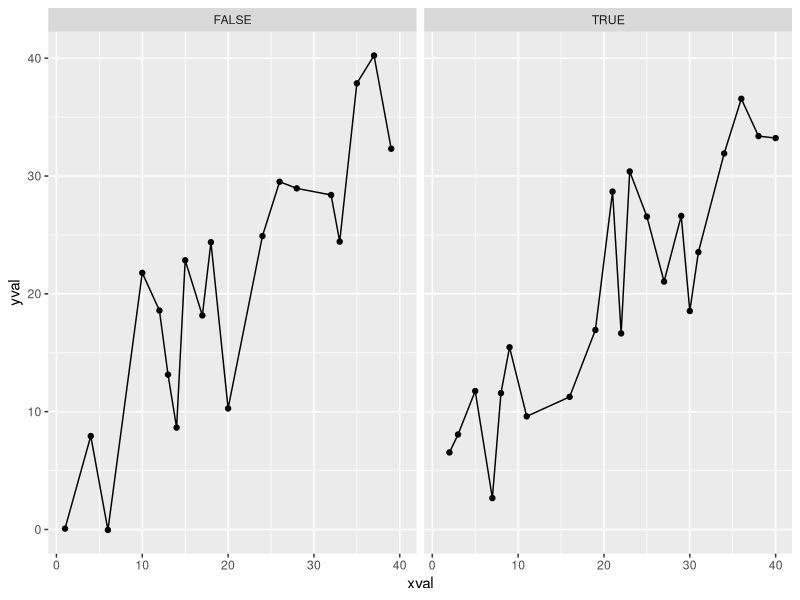
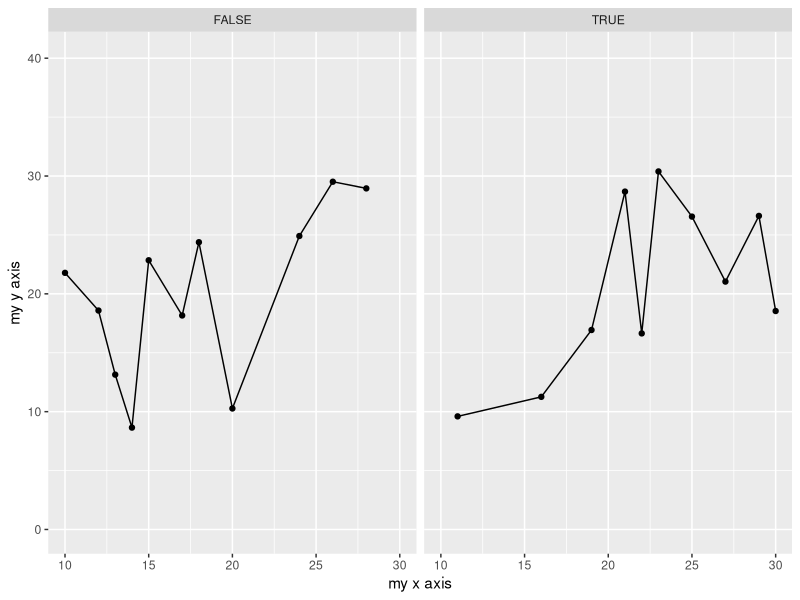
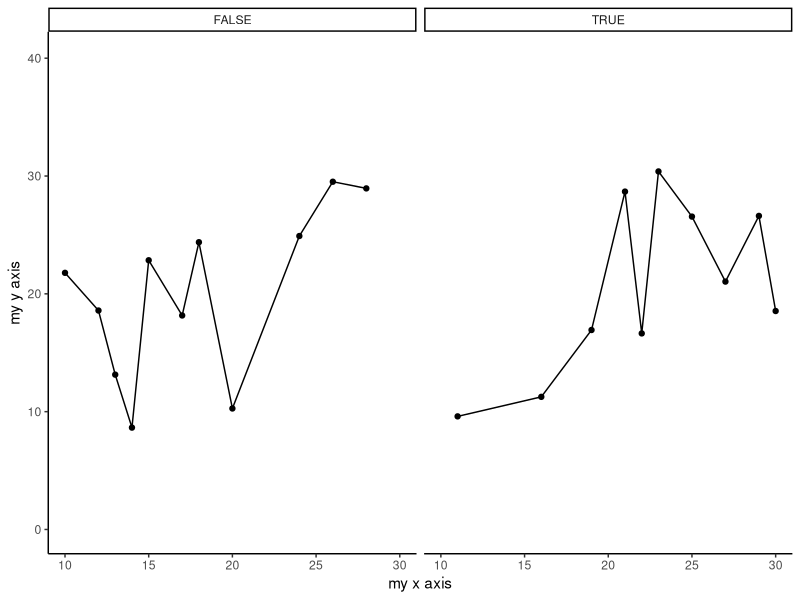

Here is the R script that generated these plots, in order:
## ---- chunk 1
knitr::opts_chunk$set(echo = TRUE, cache=TRUE, fig.width=4, fig.height=3,fig.align = "center")

library(tidyverse)

## ---- chunk 2
xval <- seq.int(1,40)
yval <- xval + rnorm(40,0,5)

data <- data.frame(xval,yval)

head(data) #only shows first 6 rows

## ---- chunk 3




## ---- chunk 4




## ---- chunk 5

 


## ---- chunk 6




## ---- chunk 7



## ---- chunk 8

grp <- rnorm(nrow(data),0,1) > 0
data$grp <- grp

head(data)

## ---- chunk 9




## ---- chunk 10
ggplot(data=data, aes(x=xval,y=yval)) +
      geom_point() +
      geom_line() +
      facet_wrap(~grp)



## ---- chunk 11
ggplot(data=data, aes(x=xval,y=yval)) +
      geom_point() +
      geom_line() +
      facet_wrap(~grp) +
      xlab("my x axis") +
      ylab ("my y axis") +
      xlim(10,30)
## ---- chunk 12
ggplot(data=data, aes(x=xval,y=yval)) +
      geom_point() +
      geom_line() +
      facet_wrap(~grp) +
      xlab("my x axis") +
      ylab ("my y axis") +
      xlim(10,30)+
      theme_classic()
## ---- chunk 13
data(UCBAdmissions)
admit <- data.frame(UCBAdmissions)

## ---- chunk 14




## ---- chunk 15





## ---- chunk 16





## ---- chunk 17



## ---- chunk 18




## ---- chunk 19







## ---- chunk 20



## ---- chunk 21



## ---- chunk 22




## ---- chunk 23


